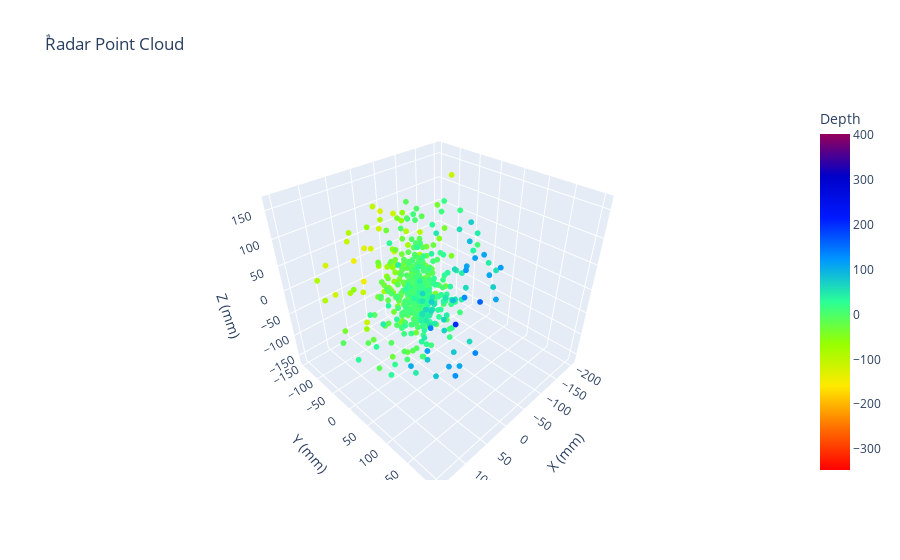
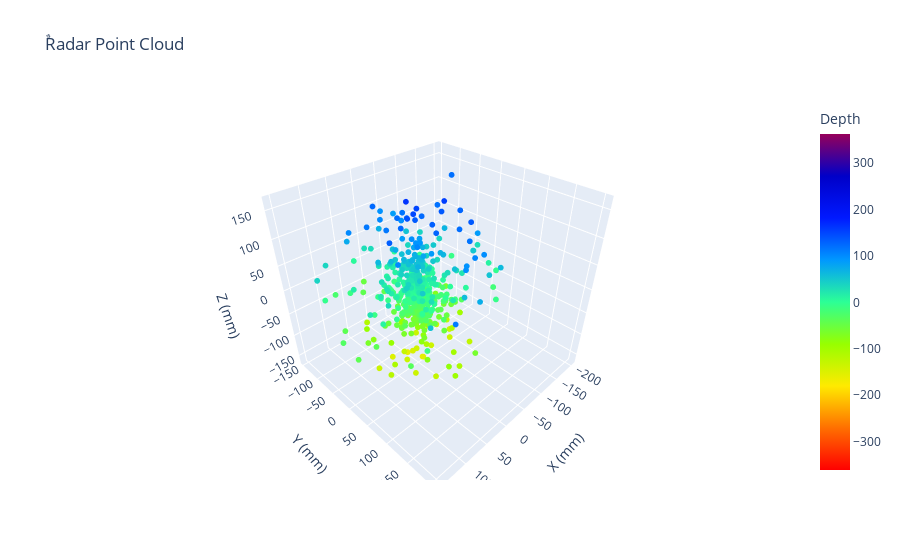

Source (notebook cell) for these figures, in order:
### Markdown cell above
# 2 ) Cylinder mapping experement
![title](img/cylinder.jpg)

### Code cell
plot_3D("3D_cylinder",'y')
plot_3D("3D_cylinder",'z')

### Figure 1 — Plotly figure (JSON) as saved in the notebook; plotly's stock layout.template omitted (floating-point values rounded to 4 significant figures; data arrays with more than 128 entries replaced by an {"elided": "..."} marker saying what was removed)
{"data": [{"hovertemplate": "X (mm)=%{x}<br>Y (mm)=%{y}<br>Z (mm)=%{z}<br>Depth=%{marker.color}<extra></extra>", "legendgroup": "", "marker": {"color": {"elided": "602 float values"}, "coloraxis": "coloraxis", "line": {"width": 0}, "opacity": 1, "size": 2, "symbol": "circle"}, "mode": "markers", "name": "", "scene": "scene", "showlegend": false, "type": "scatter3d", "x": {"elided": "602 float values"}, "y": {"elided": "602 float values"}, "z": {"elided": "602 float values"}}], "layout": {"coloraxis": {"cmax": 402.3, "cmin": -346.4, "colorbar": {"title": {"text": "Depth"}}, "colorscale": [[0, "rgb(255,0,0)"], [0.125, "rgb(255,111,0)"], [0.25, "rgb(255,234,0)"], [0.375, "rgb(151,255,0)"], [0.5, "rgb(44,255,150)"], [0.625, "rgb(0,152,255)"], [0.75, "rgb(0,25,255)"], [0.875, "rgb(0,0,200)"], [1, "rgb(150,0,90)"]]}, "legend": {"tracegroupgap": 0}, "scene": {"domain": {"x": [0, 1], "y": [0, 1]}, "xaxis": {"title": {"text": "X (mm)"}}, "yaxis": {"title": {"text": "Y (mm)"}}, "zaxis": {"title": {"text": "Z (mm)"}}}, "title": {"text": "ٌRadar Point Cloud"}}}

### Figure 2 — Plotly figure (JSON) as saved in the notebook; plotly's stock layout.template omitted (floating-point values rounded to 4 significant figures; data arrays with more than 128 entries replaced by an {"elided": "..."} marker saying what was removed)
{"data": [{"hovertemplate": "X (mm)=%{x}<br>Y (mm)=%{y}<br>Z (mm)=%{z}<br>Depth=%{marker.color}<extra></extra>", "legendgroup": "", "marker": {"color": {"elided": "602 float values"}, "coloraxis": "coloraxis", "line": {"width": 0}, "opacity": 1, "size": 2, "symbol": "circle"}, "mode": "markers", "name": "", "scene": "scene", "showlegend": false, "type": "scatter3d", "x": {"elided": "602 float values"}, "y": {"elided": "602 float values"}, "z": {"elided": "602 float values"}}], "layout": {"coloraxis": {"cmax": 362.5, "cmin": -360.9, "colorbar": {"title": {"text": "Depth"}}, "colorscale": [[0, "rgb(255,0,0)"], [0.125, "rgb(255,111,0)"], [0.25, "rgb(255,234,0)"], [0.375, "rgb(151,255,0)"], [0.5, "rgb(44,255,150)"], [0.625, "rgb(0,152,255)"], [0.75, "rgb(0,25,255)"], [0.875, "rgb(0,0,200)"], [1, "rgb(150,0,90)"]]}, "legend": {"tracegroupgap": 0}, "scene": {"domain": {"x": [0, 1], "y": [0, 1]}, "xaxis": {"title": {"text": "X (mm)"}}, "yaxis": {"title": {"text": "Y (mm)"}}, "zaxis": {"title": {"text": "Z (mm)"}}}, "title": {"text": "ٌRadar Point Cloud"}}}
